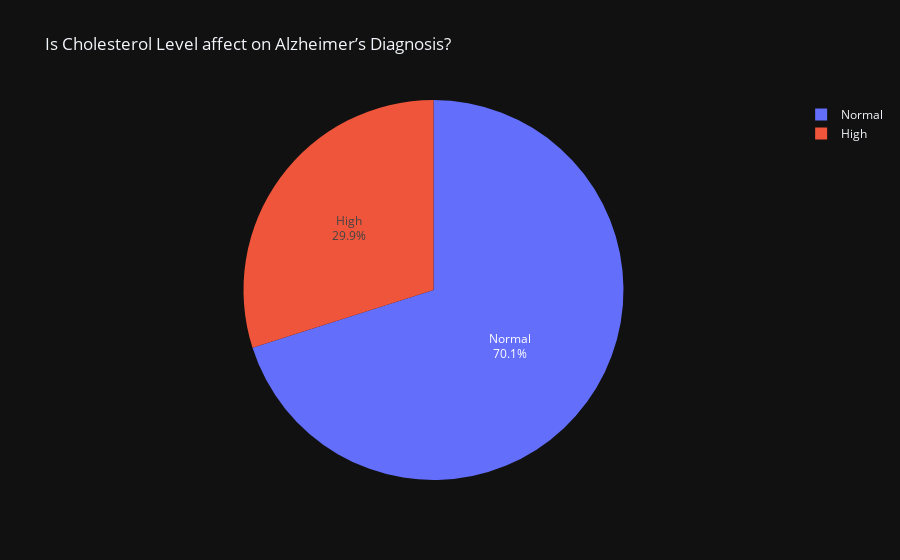

Here is the notebook cell this chart was saved with:
### Markdown cell above
- Most people diagnosed with Alzheimer's disease do not have Hypertension

### Code cell
fig = px.pie(values = df['Cholesterol Level'][df['Alzheimer’s Diagnosis'] == 'Yes'].value_counts(),
             names = df['Cholesterol Level'][df['Alzheimer’s Diagnosis'] == 'Yes'].value_counts().index,
             template = 'plotly_dark',
             title = 'Is Cholesterol Level affect on Alzheimer’s Diagnosis?'
             ).update_traces(textinfo='label+percent')
fig.show()

### Figure 1 — Plotly figure (JSON) as saved in the notebook; plotly's stock layout.template omitted (floating-point values rounded to 4 significant figures)
{"data": [{"domain": {"x": [0, 1], "y": [0, 1]}, "hovertemplate": "label=%{label}<br>value=%{value}<extra></extra>", "labels": ["Normal", "High"], "legendgroup": "", "name": "", "showlegend": true, "textinfo": "label+percent", "type": "pie", "values": [21524, 9189]}], "layout": {"legend": {"tracegroupgap": 0}, "title": {"text": "Is Cholesterol Level affect on Alzheimer’s Diagnosis?"}}}
